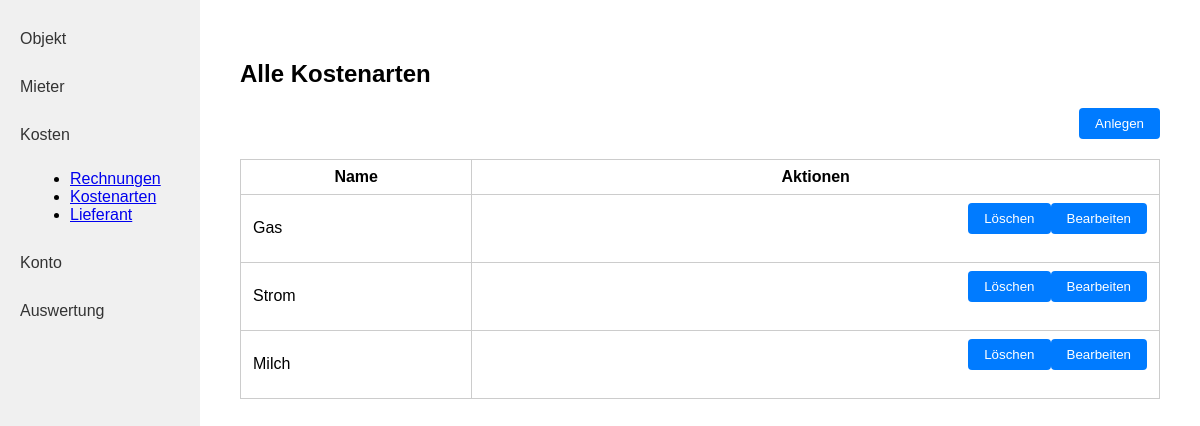
/kostenarten/ (signed in), run on the app's committed database.
### kostenpruefung_mietobjekte_app/models.py (models this page shows, shortened)
class Rechnungsart(models.Model):
    created_by = models.ForeignKey(User, on_delete=models.CASCADE, related_name="rechnungsarten_created", null=True, blank=True)
    name = models.CharField(max_length=255)

### kostenpruefung_mietobjekte_app/views.py (the view)
# urls.py: path('kostenarten/', kostenarten, name='kostenarten'),
def kostenarten(request):
    kostenarten = Rechnungsart.objects.filter(created_by=request.user)
    return render(request, 'kostenpruefung_mietobjekte_app/kostenarten.html', {'kostenarten': kostenarten})

### kostenpruefung_mietobjekte_app/templates/kostenpruefung_mietobjekte_app/kostenarten.html (shortened to what this page needs)
{% load static %}
<!DOCTYPE html>
<html lang="de">
<head>
    <link rel="stylesheet" href="{% static 'kostenpruefung_mietobjekte_app/style.css' %}">
</head>
<body>
<div class="flex-container">
    <nav class="sidebar">
        <a class="sidebar-link" href="{% url 'objekt_index' %}">Objekt</a>
        <a class="sidebar-link" href="{% url 'mieter_laufend' %}">Mieter</a>
        <a class="sidebar-link" href="#">Kosten</a>
        <ul style="list-style-type: disc; margin-left: 30px; margin-bottom: 20px;">
            <li><a href="{% url 'rechnungen' %}">Rechnungen</a></li>
            <li><a href="{% url 'kostenarten' %}">Kostenarten</a></li>
            <li><a href="{% url 'lieferanten' %}">Lieferant</a></li>
        </ul>
        <a class="sidebar-link" href="{% url 'konto' %}">Konto</a>
        <a class="sidebar-link" href="{% url 'auswertung' %}">Auswertung</a>
    </nav>
    <div class="main-content">
        <h2>Alle Kostenarten</h2>
        <form action="{% url 'rechnungsart_create' %}" method="get" style="margin-bottom: 16px;">
            <button class="action-btn" type="submit">Anlegen</button>
        </form>
        <table class="object-table">
            <tr>
                <th>Name</th>
                <th>Aktionen</th>
            </tr>
            {% for k in kostenarten %}
            <tr>
                <td>{{ k.name }}</td>
                <td class="objekt-actions">
                    <form action="{% url 'rechnungsart_update' k.id %}" method="get" class="inline-form">
                        <button class="action-btn" type="submit">Bearbeiten</button>
                    </form>
                    <form action="{% url 'rechnungsart_delete' k.id %}" method="get" class="inline-form">
                        <button class="action-btn" type="submit">Löschen</button>
                    </form>
                </td>
            </tr>
            {% empty %}
            <tr>
                <td colspan="2">Keine Kostenarten vorhanden.</td>
            </tr>
            {% endfor %}
        </table>
    </div>
</div>
</body>
</html>

### kostenpruefung_mietobjekte_app/static/kostenpruefung_mietobjekte_app/style.css (style rules this page uses)
.inline-form { display: inline; }
body { margin: 0; font-family: Arial, sans-serif; }
.flex-container { display: flex; }
.sidebar { width: 200px; background: #f0f0f0; height: 100vh; padding: 20px 0; }
.sidebar-link { display: block; padding: 10px 20px; color: #333; text-decoration: none; margin-bottom: 10px; }
.main-content { flex: 1; padding: 40px; }
.object-table { width: 100%; border-collapse: collapse; }
.object-table th, .object-table td { border: 1px solid #ccc; padding: 8px 12px; }
.action-btn { float: right; padding: 8px 16px; background: #007bff; color: #fff; border: none; border-radius: 4px; cursor: pointer; margin-bottom: 20px; }

### data on the page
Rechnungsart: name "Gas"
Rechnungsart: name "Strom"
Rechnungsart: name "Milch"
